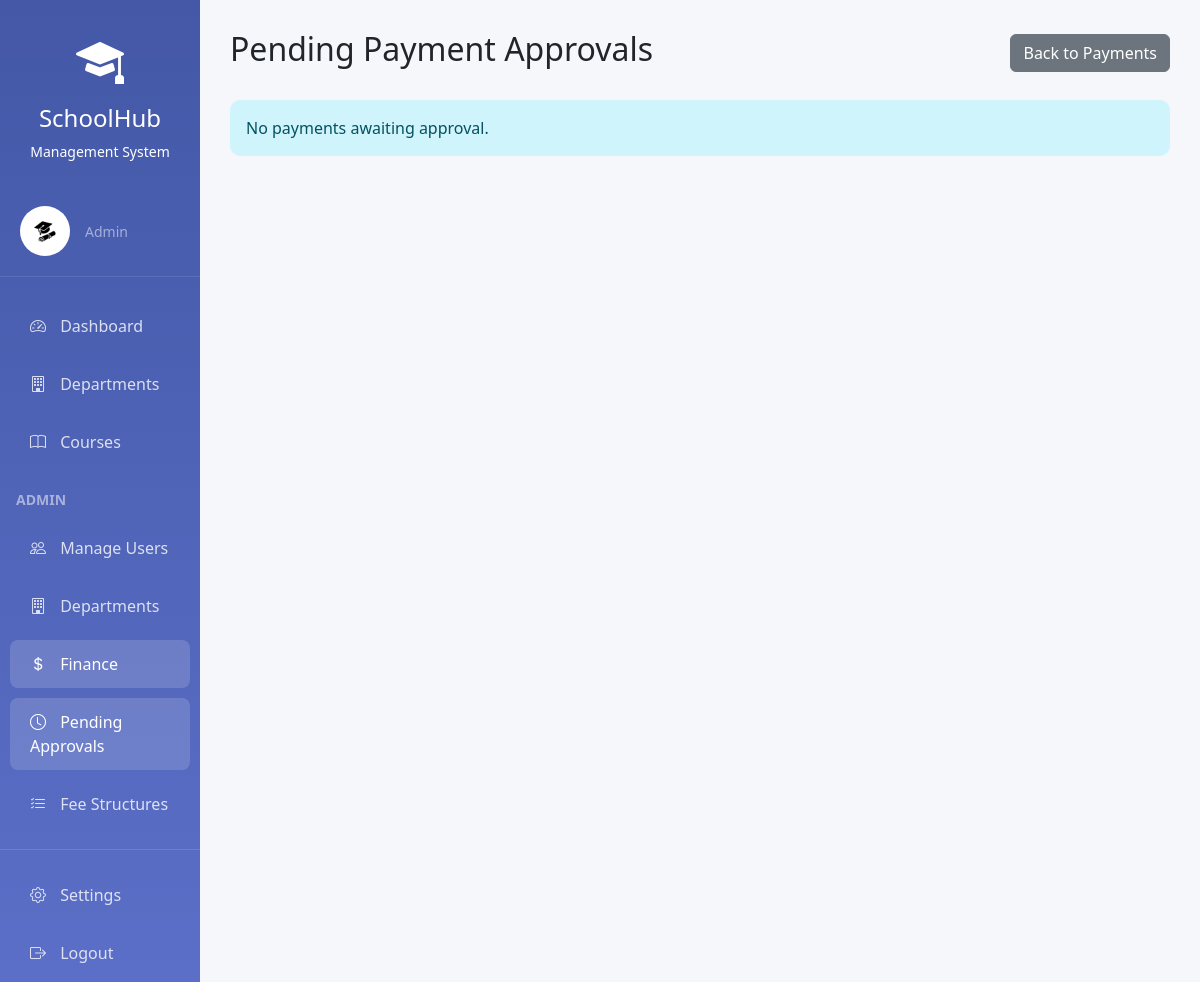
The page /finance/payments/pending/ (signed in) on the database its author committed.
### accounts/models.py (models this page shows, shortened)
class User(AbstractUser):
    USER_TYPE_CHOICES = (
        ('admin', 'Admin'),
        ('teacher', 'Teacher'),
        ('student', 'Student'),
    )
    user_type = models.CharField(max_length=10, choices=USER_TYPE_CHOICES, default='student')
    phone_number = models.CharField(max_length=15, blank=True, null=True)
    address = models.TextField(blank=True, null=True)
    date_of_birth = models.DateField(blank=True, null=True)
    profile_picture = models.ImageField(upload_to='profiles/', blank=True, null=True)
    is_approved = models.BooleanField(default=False, help_text='Admin must approve new accounts')
    student_id = models.CharField(max_length=20, blank=True, null=True, unique=True)
    enrollment_date = models.DateField(blank=True, null=True)
    department = models.ForeignKey('academics.Department', on_delete=models.SET_NULL,
                                   null=True, blank=True, related_name='students')
    major = models.ForeignKey('academics.Major', on_delete=models.SET_NULL,
                              null=True, blank=True, related_name='students')
    teacher_id = models.CharField(max_length=20, blank=True, null=True, unique=True)
    hire_date = models.DateField(blank=True, null=True)
    teacher_department = models.ForeignKey('academics.Department', on_delete=models.SET_NULL,
                                          null=True, blank=True, related_name='teachers')
    teaching_majors = models.ManyToManyField('academics.Major', blank=True,
                                             related_name='teachers')
    class Meta:
        ordering = ['username']
    @property
    def is_admin(self):
        return self.user_type == 'admin'
    @property
    def is_student(self):
        return self.user_type == 'student'

### finance/views.py (the view)
# urls.py: path('payments/pending/', views.pending_payments, name='pending_payments'),
@user_passes_test(admin_required)
def pending_payments(request):
    pending_payments = Payment.objects.filter(
        status='awaiting_approval'
    ).select_related('student', 'fee_structure').order_by('-created_at')
    context = {
        'pending_payments': pending_payments,
        'total_pending': pending_payments.count(),
    }
    return render(request, 'finance/pending_payments.html', context)

### finance/views.py (called while the page is built)
def admin_required(user):
    return user.is_authenticated and user.is_admin

### finance/templates/finance/pending_payments.html (shortened to what this page needs)
{% extends 'base.html' %}
{% block content %}
<div class="d-flex justify-content-between align-items-center mb-4">
    <h2>Pending Payment Approvals</h2>
    <a href="{% url 'finance:payment_list' %}" class="btn btn-secondary">
        Back to Payments
    </a>
</div>
{% if pending_payments %}
<div class="card">
    <div class="card-header bg-warning text-white">
        <h5 class="mb-0">Awaiting Approval ({{ total_pending }})</h5>
    </div>
    <div class="card-body p-0">
        <div class="table-responsive">
            <table class="table table-hover mb-0">
                <thead class="table-light">
                    <tr>
                        <th>Payment ID</th>
                        <th>Student</th>
                        <th>Amount</th>
                        <th>Description</th>
                        <th>Payment Method</th>
                        <th>Submitted On</th>
                        <th>Actions</th>
                    </tr>
                </thead>
                <tbody>
                    {% for payment in pending_payments %}
                    <tr>
                        <td>{{ payment.payment_id|truncatechars:10 }}</td>
                        <td>{{ payment.student.get_full_name }}</td>
                        <td class="text-success fw-bold">${{ payment.amount }}</td>
                        <td>{{ payment.description|truncatechars:30 }}</td>
                        <td>{{ payment.get_payment_method_display }}</td>
                        <td>{{ payment.created_at|date:"M d, Y" }}</td>
                        <td>
                            <div class="btn-group btn-group-sm">
                                <a href="{% url 'finance:payment_detail' payment.id %}"
                                   class="btn btn-outline-primary">
                                    View
                                </a>
                                <form method="post" action="{% url 'finance:approve_payment' payment.id %}" class="d-inline">
                                    {% csrf_token %}
                                    <button type="submit" class="btn btn-outline-success">
                                        Approve
                                    </button>
                                </form>
                                <form method="post" action="{% url 'finance:reject_payment' payment.id %}" class="d-inline">
                                    {% csrf_token %}
                                    <button type="submit" class="btn btn-outline-danger">
                                        Reject
                                    </button>
                                </form>
                            </div>
                        </td>
                    </tr>
                    {% endfor %}
                </tbody>
            </table>
        </div>
    </div>
</div>
{% else %}
<div class="alert alert-info">
    No payments awaiting approval.
</div>
{% endif %}
{% endblock %}

### templates/base.html (shortened to what this page needs)
<!DOCTYPE html>
<html lang="en">
<head>
    <link href="https://cdn.jsdelivr.net/npm/bootstrap@5.3.2/dist/css/bootstrap.min.css" rel="stylesheet">
    <link rel="stylesheet" href="https://cdn.jsdelivr.net/npm/bootstrap-icons@1.11.2/font/bootstrap-icons.css">
</head>
<body>
    {% if user.is_authenticated %}
    <div class="container-fluid">
        <div class="row">
            <div class="col-md-2 sidebar">
                <div class="text-center py-4">
                    <i class="bi bi-mortarboard-fill" style="font-size: 3rem;"></i>
                    <h4 class="mt-2">SchoolHub</h4>
                    <p class="small mb-0">Management System</p>
                </div>
                <div class="user-section d-flex align-items-center">
                    <div class="user-avatar">
                        {% if user.profile_picture %}
                        <img src="{{ user.profile_picture.url }}" alt="{{ user.get_full_name }}" style="width: 50px; height: 50px; border-radius: 50%; object-fit: cover;">
                        {% else %}
                        <i class="bi bi-person-circle"></i>
                        {% endif %}
                    </div>
                    <div>
                        <small class="text-white-50">{{ user.get_user_type_display }}</small>
                    </div>
                </div>
                <nav class="nav flex-column">
                    <a class="nav-link {% if request.path == '/accounts/dashboard/' %}active{% endif %}" href="{% url 'accounts:dashboard' %}">
                        <i class="bi bi-speedometer2"></i> Dashboard
                    </a>
                    {% if user.is_admin %}
                    <a class="nav-link {% if '/academics/departments' in request.path %}active{% endif %}" href="{% url 'academics:department_list' %}">
                        <i class="bi bi-building"></i> Departments
                    </a>
                    {% endif %}
                    {% if user.is_admin or user.is_teacher %}
                    <a class="nav-link {% if '/academics/courses/' in request.path %}active{% endif %}" href="{% url 'academics:course_list' %}">
                        <i class="bi bi-book"></i> Courses
                    </a>
                    {% endif %}
                    {% if user.is_admin %}
                    <div class="mt-3 mb-2 px-3">
                        <small class="text-white-50 fw-bold">ADMIN</small>
                    </div>
                    <a class="nav-link {% if '/accounts/users' in request.path %}active{% endif %}" href="{% url 'accounts:user_list' %}">
                        <i class="bi bi-people"></i> Manage Users
                    </a>
                    <a class="nav-link {% if '/accounts/departments' in request.path %}active{% endif %}" href="{% url 'academics:department_list' %}">
                        <i class="bi bi-building"></i> Departments
                    </a>
                    <a class="nav-link {% if '/finance/dashboard' in request.path or '/finance/payments' in request.path %}active{% endif %}" href="{% url 'finance:finance_dashboard' %}">
                        <i class="bi bi-currency-dollar"></i> Finance
                    </a>
                    <a class="nav-link {% if '/finance/payments/pending' in request.path %}active{% endif %}" href="{% url 'finance:pending_payments' %}">
                        <i class="bi bi-clock"></i> Pending Approvals
                    </a>
                    <a class="nav-link {% if '/finance/fee-structures' in request.path %}active{% endif %}" href="{% url 'finance:fee_structure_list' %}">
                        <i class="bi bi-list-check"></i> Fee Structures
                    </a>
                    {% endif %}
                    <hr class="text-white-50">
                    <a class="nav-link {% if '/accounts/settings' in request.path %}active{% endif %}" href="{% url 'accounts:profile_settings' %}">
                        <i class="bi bi-gear"></i> Settings
                    </a>
                    <a class="nav-link" href="{% url 'accounts:logout' %}">
                        <i class="bi bi-box-arrow-right"></i> Logout
                    </a>
                </nav>
            </div>
            <div class="col-md-10 main-content">
                {% block content %}{% endblock %}
            </div>
        </div>
    </div>
    {% else %}
        {% block auth_content %}{% endblock %}
    {% endif %}
</body>
</html>

### templates/base.html (style rules this page uses)
:root { --primary-color: #5b6fc8; --secondary-color: #00c853; --accent-color: #ffa726; --danger-color: #ef5350; }
body { font-family: 'Segoe UI', Tahoma, Geneva, Verdana, sans-serif; background: linear-gradient(135deg, #667eea 0%, #764ba2 100%); min-height: 100vh; }
.sidebar { min-height: 100vh; background: linear-gradient(180deg, #4458a7 0%, #5b6fc8 100%); color: white; padding: 0; box-shadow: 2px 0 10px rgba(0,0,0,0.1); }
.sidebar .nav-link { color: rgba(255,255,255,0.8); padding: 12px 20px; margin: 5px 10px; border-radius: 8px; transition: all 0.3s ease; }
.sidebar .nav-link:hover, .sidebar .nav-link.active { background: rgba(255,255,255,0.15); color: white; }
.sidebar .nav-link i { margin-right: 10px; width: 20px; }
.main-content { padding: 30px; background: #f5f7fa; min-height: 100vh; }
.alert { border-radius: 10px; border: none; }
.user-section { padding: 20px; border-bottom: 1px solid rgba(255,255,255,0.1); margin-bottom: 20px; }
.user-avatar { width: 50px; height: 50px; border-radius: 50%; background: rgba(255,255,255,0.2); display: flex; align-items: center; justify-content: center; font-size: 24px; margin-right: 15px; }

### rows shown on the page
User: profile_picture (picture), user_type "Admin"
